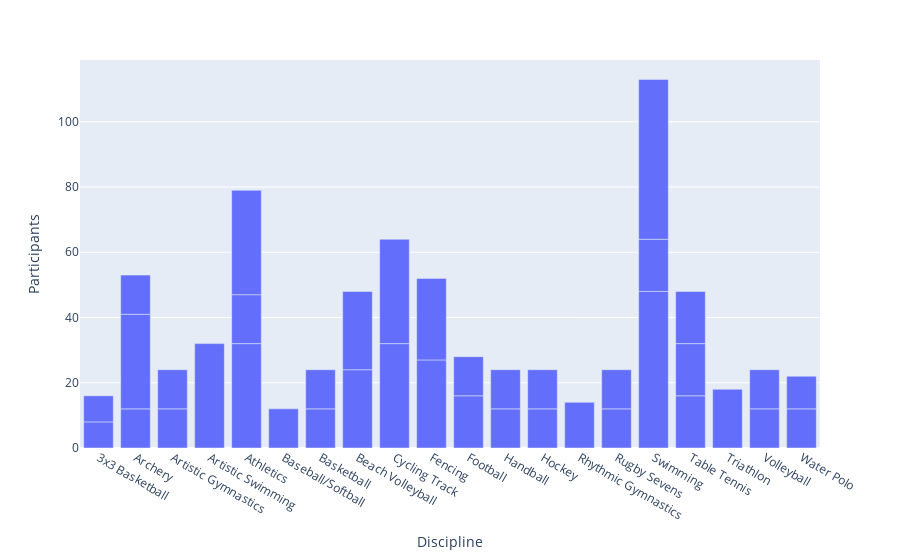

Notebook code for this chart:
### Markdown cell above
### plotly

### Code cell
fig = px.bar(df_, x='Discipline', y='Participants'); fig.show()

### Figure 1 — Plotly figure (JSON) as saved in the notebook; plotly's stock layout.template omitted (floating-point values rounded to 4 significant figures)
{"data": [{"alignmentgroup": "True", "hovertemplate": "Discipline=%{x}<br>Participants=%{y}<extra></extra>", "legendgroup": "", "marker": {"color": "#636efa", "pattern": {"shape": ""}}, "name": "", "offsetgroup": "", "orientation": "v", "showlegend": false, "textposition": "auto", "type": "bar", "x": ["3x3 Basketball", "3x3 Basketball", "Archery", "Archery", "Archery", "Artistic Gymnastics", "Artistic Gymnastics", "Artistic Swimming", "Athletics", "Athletics", "Athletics", "Baseball/Softball", "Basketball", "Basketball", "Beach Volleyball", "Beach Volleyball", "Cycling Track", "Cycling Track", "Fencing", "Fencing", "Football", "Football", "Handball", "Handball", "Hockey", "Hockey", "Rhythmic Gymnastics", "Rugby Sevens", "Rugby Sevens", "Swimming", "Swimming", "Swimming", "Table Tennis", "Table Tennis", "Table Tennis", "Triathlon", "Volleyball", "Volleyball", "Water Polo", "Water Polo"], "xaxis": "x", "y": [8, 8, 12, 29, 12, 12, 12, 32, 32, 15, 32, 12, 12, 12, 24, 24, 32, 32, 27, 25, 16, 12, 12, 12, 12, 12, 14, 12, 12, 48, 16, 49, 16, 16, 16, 18, 12, 12, 12, 10], "yaxis": "y"}], "layout": {"barmode": "relative", "legend": {"tracegroupgap": 0}, "margin": {"t": 60}, "xaxis": {"anchor": "y", "domain": [0, 1], "title": {"text": "Discipline"}}, "yaxis": {"anchor": "x", "domain": [0, 1], "title": {"text": "Participants"}}}}
